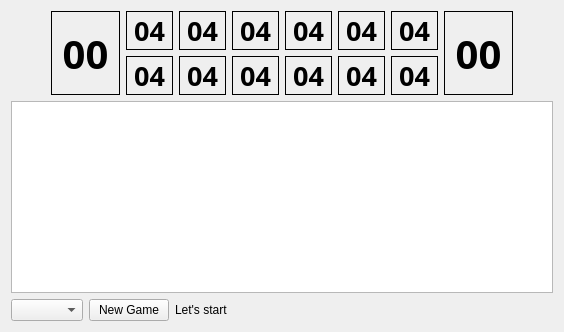
             <widget class="QWidget" name="tabAwele">
              <attribute name="title">
               <string>Awele</string>
              </attribute>
              <layout class="QGridLayout" name="gridLayout_30">
               <item row="1" column="0">
                <widget class="QTextEdit" name="txtAweleConsole">
                 <property name="readOnly">
                  <bool>true</bool>
                 </property>
                </widget>
               </item>
               <item row="0" column="0">
                <layout class="QHBoxLayout" name="horizontalLayout_20">
                 <item>
                  <spacer name="horizontalSpacer_17">
                   <property name="orientation">
                    <enum>Qt::Horizontal</enum>
                   </property>
                   <property name="sizeHint" stdset="0">
                    <size>
                     <width>40</width>
                     <height>20</height>
                    </size>
                   </property>
                  </spacer>
                 </item>
                 <item>
                  <widget class="QLabel" name="lblAweleHomeComputer">
                   <property name="enabled">
                    <bool>true</bool>
                   </property>
                   <property name="font">
                    <font>
                     <family>Courier 10 Pitch</family>
                     <pointsize>30</pointsize>
                     <weight>75</weight>
                     <bold>true</bold>
                    </font>
                   </property>
                   <property name="frameShape">
                    <enum>QFrame::Panel</enum>
                   </property>
                   <property name="frameShadow">
                    <enum>QFrame::Plain</enum>
                   </property>
                   <property name="text">
                    <string> 00 </string>
                   </property>
                   <property name="alignment">
                    <set>Qt::AlignCenter</set>
                   </property>
                  </widget>
                 </item>
                 <item>
                  <layout class="QVBoxLayout" name="verticalLayout_16">
                   <item>
                    <layout class="QHBoxLayout" name="horizontalLayout_21">
                     <item>
                      <widget class="QLabel" name="lblAweleCase12">
                       <property name="enabled">
                        <bool>true</bool>
                       </property>
                       <property name="font">
                        <font>
                         <family>Courier 10 Pitch</family>
                         <pointsize>20</pointsize>
                         <weight>75</weight>
                         <bold>true</bold>
                        </font>
                       </property>
                       <property name="frameShape">
                        <enum>QFrame::Panel</enum>
                       </property>
                       <property name="frameShadow">
                        <enum>QFrame::Plain</enum>
                       </property>
                       <property name="text">
                        <string> 04 </string>
                       </property>
                       <property name="alignment">
                        <set>Qt::AlignCenter</set>
                       </property>
                      </widget>
                     </item>
                     <item>
                      <widget class="QLabel" name="lblAweleCase11">
                       <property name="enabled">
                        <bool>true</bool>
                       </property>
                       <property name="font">
                        <font>
                         <family>Courier 10 Pitch</family>
                         <pointsize>20</pointsize>
                         <weight>75</weight>
                         <bold>true</bold>
                        </font>
                       </property>
                       <property name="frameShape">
                        <enum>QFrame::Panel</enum>
                       </property>
                       <property name="frameShadow">
                        <enum>QFrame::Plain</enum>
                       </property>
                       <property name="text">
                        <string> 04 </string>
                       </property>
                       <property name="alignment">
                        <set>Qt::AlignCenter</set>
                       </property>
                      </widget>
                     </item>
                     <item>
                      <widget class="QLabel" name="lblAweleCase10">
                       <property name="enabled">
                        <bool>true</bool>
                       </property>
                       <property name="font">
                        <font>
                         <family>Courier 10 Pitch</family>
                         <pointsize>20</pointsize>
                         <weight>75</weight>
                         <bold>true</bold>
                        </font>
                       </property>
                       <property name="frameShape">
                        <enum>QFrame::Panel</enum>
                       </property>
                       <property name="frameShadow">
                        <enum>QFrame::Plain</enum>
                       </property>
                       <property name="text">
                        <string> 04 </string>
                       </property>
                       <property name="alignment">
                        <set>Qt::AlignCenter</set>
                       </property>
                      </widget>
                     </item>
                     <item>
                      <widget class="QLabel" name="lblAweleCase09">
                       <property name="enabled">
                        <bool>true</bool>
                       </property>
                       <property name="font">
                        <font>
                         <family>Courier 10 Pitch</family>
                         <pointsize>20</pointsize>
                         <weight>75</weight>
                         <bold>true</bold>
                        </font>
                       </property>
                       <property name="frameShape">
                        <enum>QFrame::Panel</enum>
                       </property>
                       <property name="frameShadow">
                        <enum>QFrame::Plain</enum>
                       </property>
                       <property name="text">
                        <string> 04 </string>
                       </property>
                       <property name="alignment">
                        <set>Qt::AlignCenter</set>
                       </property>
                      </widget>
                     </item>
                     <item>
                      <widget class="QLabel" name="lblAweleCase08">
                       <property name="enabled">
                        <bool>true</bool>
                       </property>
                       <property name="font">
                        <font>
                         <family>Courier 10 Pitch</family>
                         <pointsize>20</pointsize>
                         <weight>75</weight>
                         <bold>true</bold>
                        </font>
                       </property>
                       <property name="frameShape">
                        <enum>QFrame::Panel</enum>
                       </property>
                       <property name="frameShadow">
                        <enum>QFrame::Plain</enum>
                       </property>
                       <property name="text">
                        <string> 04 </string>
                       </property>
                       <property name="alignment">
                        <set>Qt::AlignCenter</set>
                       </property>
                      </widget>
                     </item>
                     <item>
                      <widget class="QLabel" name="lblAweleCase07">
                       <property name="enabled">
                        <bool>true</bool>
                       </property>
                       <property name="font">
                        <font>
                         <family>Courier 10 Pitch</family>
                         <pointsize>20</pointsize>
                         <weight>75</weight>
                         <bold>true</bold>
                        </font>
                       </property>
                       <property name="frameShape">
                        <enum>QFrame::Panel</enum>
                       </property>
                       <property name="frameShadow">
                        <enum>QFrame::Plain</enum>
                       </property>
                       <property name="text">
                        <string> 04 </string>
                       </property>
                       <property name="alignment">
                        <set>Qt::AlignCenter</set>
                       </property>
                      </widget>
                     </item>
                    </layout>
                   </item>
                   <item>
                    <layout class="QHBoxLayout" name="horizontalLayout_23">
                     <item>
                      <widget class="QLabel" name="lblAweleCase01">
                       <property name="font">
                        <font>
                         <family>Courier 10 Pitch</family>
                         <pointsize>20</pointsize>
                         <weight>75</weight>
                         <bold>true</bold>
                        </font>
                       </property>
                       <property name="frameShape">
                        <enum>QFrame::Panel</enum>
                       </property>
                       <property name="frameShadow">
                        <enum>QFrame::Plain</enum>
                       </property>
                       <property name="text">
                        <string> 04 </string>
                       </property>
                       <property name="alignment">
                        <set>Qt::AlignCenter</set>
                       </property>
                      </widget>
                     </item>
                     <item>
                      <widget class="QLabel" name="lblAweleCase02">
                       <property name="font">
                        <font>
                         <family>Courier 10 Pitch</family>
                         <pointsize>20</pointsize>
                         <weight>75</weight>
                         <bold>true</bold>
                        </font>
                       </property>
                       <property name="frameShape">
                        <enum>QFrame::Panel</enum>
                       </property>
                       <property name="frameShadow">
                        <enum>QFrame::Plain</enum>
                       </property>
                       <property name="text">
                        <string> 04 </string>
                       </property>
                       <property name="alignment">
                        <set>Qt::AlignCenter</set>
                       </property>
                      </widget>
                     </item>
                     <item>
                      <widget class="QLabel" name="lblAweleCase03">
                       <property name="font">
                        <font>
                         <family>Courier 10 Pitch</family>
                         <pointsize>20</pointsize>
                         <weight>75</weight>
                         <bold>true</bold>
                        </font>
                       </property>
                       <property name="frameShape">
                        <enum>QFrame::Panel</enum>
                       </property>
                       <property name="frameShadow">
                        <enum>QFrame::Plain</enum>
                       </property>
                       <property name="text">
                        <string> 04 </string>
                       </property>
                       <property name="alignment">
                        <set>Qt::AlignCenter</set>
                       </property>
                      </widget>
                     </item>
                     <item>
                      <widget class="QLabel" name="lblAweleCase04">
                       <property name="font">
                        <font>
                         <family>Courier 10 Pitch</family>
                         <pointsize>20</pointsize>
                         <weight>75</weight>
                         <bold>true</bold>
                        </font>
                       </property>
                       <property name="frameShape">
                        <enum>QFrame::Panel</enum>
                       </property>
                       <property name="frameShadow">
                        <enum>QFrame::Plain</enum>
                       </property>
                       <property name="text">
                        <string> 04 </string>
                       </property>
                       <property name="alignment">
                        <set>Qt::AlignCenter</set>
                       </property>
                      </widget>
                     </item>
                     <item>
                      <widget class="QLabel" name="lblAweleCase05">
                       <property name="font">
                        <font>
                         <family>Courier 10 Pitch</family>
                         <pointsize>20</pointsize>
                         <weight>75</weight>
                         <bold>true</bold>
                        </font>
                       </property>
                       <property name="frameShape">
                        <enum>QFrame::Panel</enum>
                       </property>
                       <property name="frameShadow">
                        <enum>QFrame::Plain</enum>
                       </property>
                       <property name="text">
                        <string> 04 </string>
                       </property>
                       <property name="alignment">
                        <set>Qt::AlignCenter</set>
                       </property>
                      </widget>
                     </item>
                     <item>
                      <widget class="QLabel" name="lblAweleCase06">
                       <property name="font">
                        <font>
                         <family>Courier 10 Pitch</family>
                         <pointsize>20</pointsize>
                         <weight>75</weight>
                         <bold>true</bold>
                        </font>
                       </property>
                       <property name="frameShape">
                        <enum>QFrame::Panel</enum>
                       </property>
                       <property name="frameShadow">
                        <enum>QFrame::Plain</enum>
                       </property>
                       <property name="text">
                        <string> 04 </string>
                       </property>
                       <property name="alignment">
                        <set>Qt::AlignCenter</set>
                       </property>
                      </widget>
                     </item>
                    </layout>
                   </item>
                  </layout>
                 </item>
                 <item>
                  <widget class="QLabel" name="lblAweleHomeHuman">
                   <property name="font">
                    <font>
                     <family>Courier 10 Pitch</family>
                     <pointsize>30</pointsize>
                     <weight>75</weight>
                     <bold>true</bold>
                    </font>
                   </property>
                   <property name="frameShape">
                    <enum>QFrame::Panel</enum>
                   </property>
                   <property name="frameShadow">
                    <enum>QFrame::Plain</enum>
                   </property>
                   <property name="text">
                    <string> 00 </string>
                   </property>
                   <property name="alignment">
                    <set>Qt::AlignCenter</set>
                   </property>
                  </widget>
                 </item>
                 <item>
                  <spacer name="horizontalSpacer_18">
                   <property name="orientation">
                    <enum>Qt::Horizontal</enum>
                   </property>
                   <property name="sizeHint" stdset="0">
                    <size>
                     <width>40</width>
                     <height>20</height>
                    </size>
                   </property>
                  </spacer>
                 </item>
                </layout>
               </item>
               <item row="4" column="0">
                <layout class="QHBoxLayout" name="horizontalLayout_25">
                 <item>
                  <widget class="QComboBox" name="cbxAweleLevel"/>
                 </item>
                 <item>
                  <widget class="QPushButton" name="btnAweleNew">
                   <property name="text">
                    <string>New Game</string>
                   </property>
                  </widget>
                 </item>
                 <item>
                  <widget class="QLabel" name="lblAweleMessage">
                   <property name="text">
                    <string>Let's start</string>
                   </property>
                  </widget>
                 </item>
                 <item>
                  <spacer name="horizontalSpacer_16">
                   <property name="orientation">
                    <enum>Qt::Horizontal</enum>
                   </property>
                   <property name="sizeHint" stdset="0">
                    <size>
                     <width>40</width>
                     <height>20</height>
                    </size>
                   </property>
                  </spacer>
                 </item>
                </layout>
               </item>
              </layout>
             </widget>
